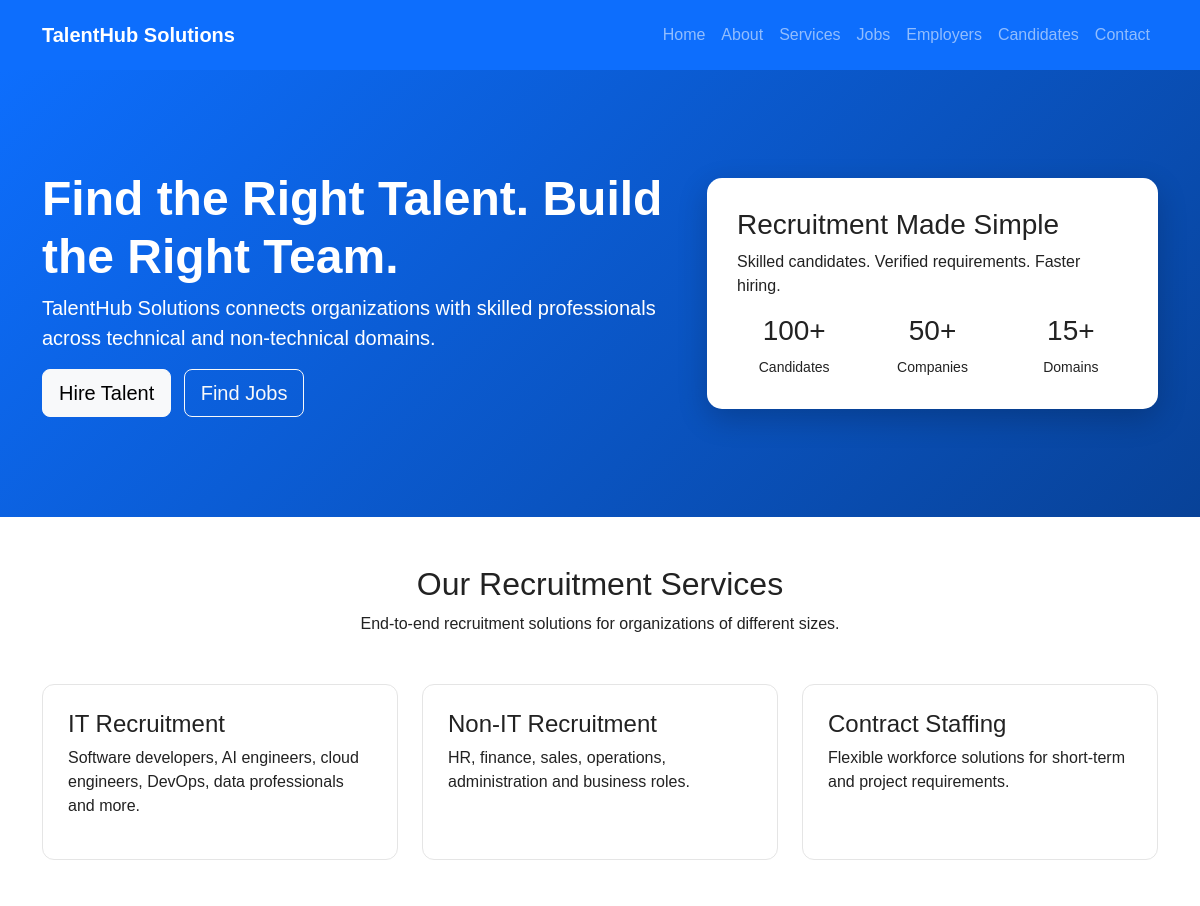
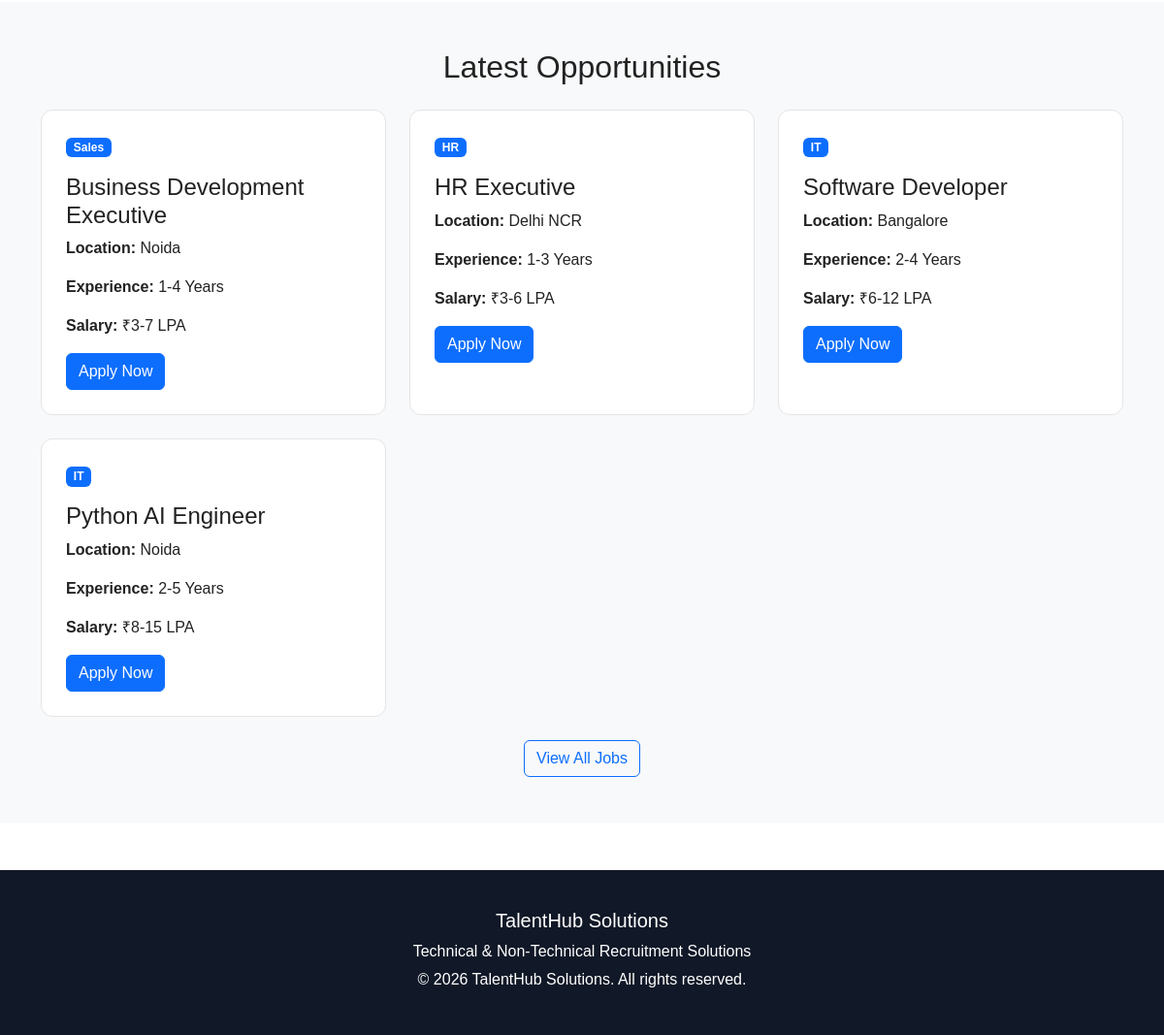
The page / on the database its author committed (2 pictures, top to bottom).
### tables this page shows
CREATE TABLE jobs (
            id INTEGER PRIMARY KEY AUTOINCREMENT,
            title TEXT NOT NULL,
            company TEXT NOT NULL,
            location TEXT NOT NULL,
            experience TEXT,
            salary TEXT,
            category TEXT,
            description TEXT
        );

### app.py (the view)
@app.route("/")
def home():
    conn = get_db()
    jobs = conn.execute(
        "SELECT * FROM jobs ORDER BY id DESC LIMIT 6"
    ).fetchall()
    conn.close()
    return render_template("index.html", jobs=jobs)

### app.py (called while the page is built)
def get_db():
    conn = sqlite3.connect(DB)
    conn.row_factory = sqlite3.Row
    return conn

### templates/index.html (shortened to what this page needs)
{% extends "base.html" %}
{% block content %}
<section class="hero">
    <div class="container">
        <div class="row align-items-center">
            <div class="col-lg-7">
                <h1>
                    Find the Right Talent.
                    Build the Right Team.
                </h1>
                <p class="lead">
                    TalentHub Solutions connects organizations
                    with skilled professionals across technical
                    and non-technical domains.
                </p>
                <a href="/employers"
                   class="btn btn-light btn-lg me-2">
                    Hire Talent
                </a>
                <a href="/jobs"
                   class="btn btn-outline-light btn-lg">
                    Find Jobs
                </a>
            </div>
            <div class="col-lg-5">
                <div class="hero-card">
                    <h3>Recruitment Made Simple</h3>
                    <p>
                        Skilled candidates.
                        Verified requirements.
                        Faster hiring.
                    </p>
                    <div class="row text-center">
                        <div class="col-4">
                            <h3>100+</h3>
                            <small>Candidates</small>
                        </div>
                        <div class="col-4">
                            <h3>50+</h3>
                            <small>Companies</small>
                        </div>
                        <div class="col-4">
                            <h3>15+</h3>
                            <small>Domains</small>
                        </div>
                    </div>
                </div>
            </div>
        </div>
    </div>
</section>
<section class="container py-5">
    <div class="text-center mb-5">
        <h2>Our Recruitment Services</h2>
        <p>
            End-to-end recruitment solutions for organizations
            of different sizes.
        </p>
    </div>
    <div class="row g-4">
        <div class="col-md-4">
            <div class="service-card">
                <h4>IT Recruitment</h4>
                <p>
                    Software developers, AI engineers,
                    cloud engineers, DevOps, data professionals
                    and more.
                </p>
            </div>
        </div>
        <div class="col-md-4">
            <div class="service-card">
                <h4>Non-IT Recruitment</h4>
                <p>
                    HR, finance, sales, operations,
                    administration and business roles.
                </p>
            </div>
        </div>
        <div class="col-md-4">
            <div class="service-card">
                <h4>Contract Staffing</h4>
                <p>
                    Flexible workforce solutions for
                    short-term and project requirements.
                </p>
            </div>
        </div>
    </div>
</section>
<section class="bg-light py-5">
    <div class="container">
        <div class="text-center mb-4">
            <h2>Latest Opportunities</h2>
        </div>
        <div class="row g-4">
            {% for job in jobs %}
            <div class="col-md-6 col-lg-4">
                <div class="job-card">
                    <span class="badge bg-primary">
                        {{ job.category }}
                    </span>
                    <h4 class="mt-3">
                        {{ job.title }}
                    </h4>
                    <p>
                        <strong>Location:</strong>
                        {{ job.location }}
                    </p>
                    <p>
                        <strong>Experience:</strong>
                        {{ job.experience }}
                    </p>
                    <p>
                        <strong>Salary:</strong>
                        {{ job.salary }}
                    </p>
                    <a href="/candidates"
                       class="btn btn-primary">
                        Apply Now
                    </a>
                </div>
            </div>
            {% endfor %}
        </div>
        <div class="text-center mt-4">
            <a href="/jobs"
               class="btn btn-outline-primary">
                View All Jobs
            </a>
        </div>
    </div>
</section>
{% endblock %}

### templates/base.html (shortened to what this page needs)
<!DOCTYPE html>
<html lang="en">
<head>
    <link
        href="https://cdn.jsdelivr.net/npm/bootstrap@5.3.3/dist/css/bootstrap.min.css"
        rel="stylesheet">
    <link
        rel="stylesheet"
        href="{{ url_for('static', filename='css/style.css') }}">
</head>
<body>
<nav class="navbar navbar-expand-lg navbar-dark bg-primary">
    <div class="container">
        <a class="navbar-brand fw-bold"
           href="/">
            TalentHub Solutions
        </a>
        <div class="collapse navbar-collapse"
             id="navbarNav">
            <ul class="navbar-nav ms-auto">
                <li class="nav-item">
                    <a class="nav-link" href="/">Home</a>
                </li>
                <li class="nav-item">
                    <a class="nav-link" href="/about">About</a>
                </li>
                <li class="nav-item">
                    <a class="nav-link" href="/services">Services</a>
                </li>
                <li class="nav-item">
                    <a class="nav-link" href="/jobs">Jobs</a>
                </li>
                <li class="nav-item">
                    <a class="nav-link" href="/employers">Employers</a>
                </li>
                <li class="nav-item">
                    <a class="nav-link" href="/candidates">Candidates</a>
                </li>
                <li class="nav-item">
                    <a class="nav-link" href="/contact">Contact</a>
                </li>
            </ul>
        </div>
    </div>
</nav>
{% block content %}
{% endblock %}
<footer class="footer mt-5">
    <div class="container text-center">
        <h5>TalentHub Solutions</h5>
        <p>
            Technical & Non-Technical Recruitment Solutions
        </p>
        <p>
            © 2026 TalentHub Solutions. All rights reserved.
        </p>
    </div>
</footer>
</body>
</html>

### static/css/style.css (style rules this page uses)
body { font-family: Arial, sans-serif; background: #ffffff; color: #222; }
.navbar { padding: 15px 0; }
.hero { background: linear-gradient( 135deg, #0d6efd, #084298 ); color: white; padding: 100px 0; }
.hero h1 { font-size: 48px; font-weight: 700; }
.hero-card { background: white; color: #222; padding: 30px; border-radius: 15px; box-shadow: 0 10px 30px rgba(0, 0, 0, 0.2); }
.service-card, .job-card { background: white; padding: 25px; border-radius: 12px; border: 1px solid #e5e5e5; height: 100%; transition: 0.3s; }
.footer { background: #111827; color: white; padding: 40px 0; }
.footer p { margin-bottom: 5px; }

### rows shown on the page
jobs: category "Sales", title "Business Development Executive", location "Noida", experience "1-4 Years", salary "₹3-7 LPA"
jobs: category "HR", title "HR Executive", location "Delhi NCR", experience "1-3 Years", salary "₹3-6 LPA"
jobs: category "IT", title "Software Developer", location "Bangalore", experience "2-4 Years", salary "₹6-12 LPA"
jobs: category "IT", title "Python AI Engineer", location "Noida", experience "2-5 Years", salary "₹8-15 LPA"
